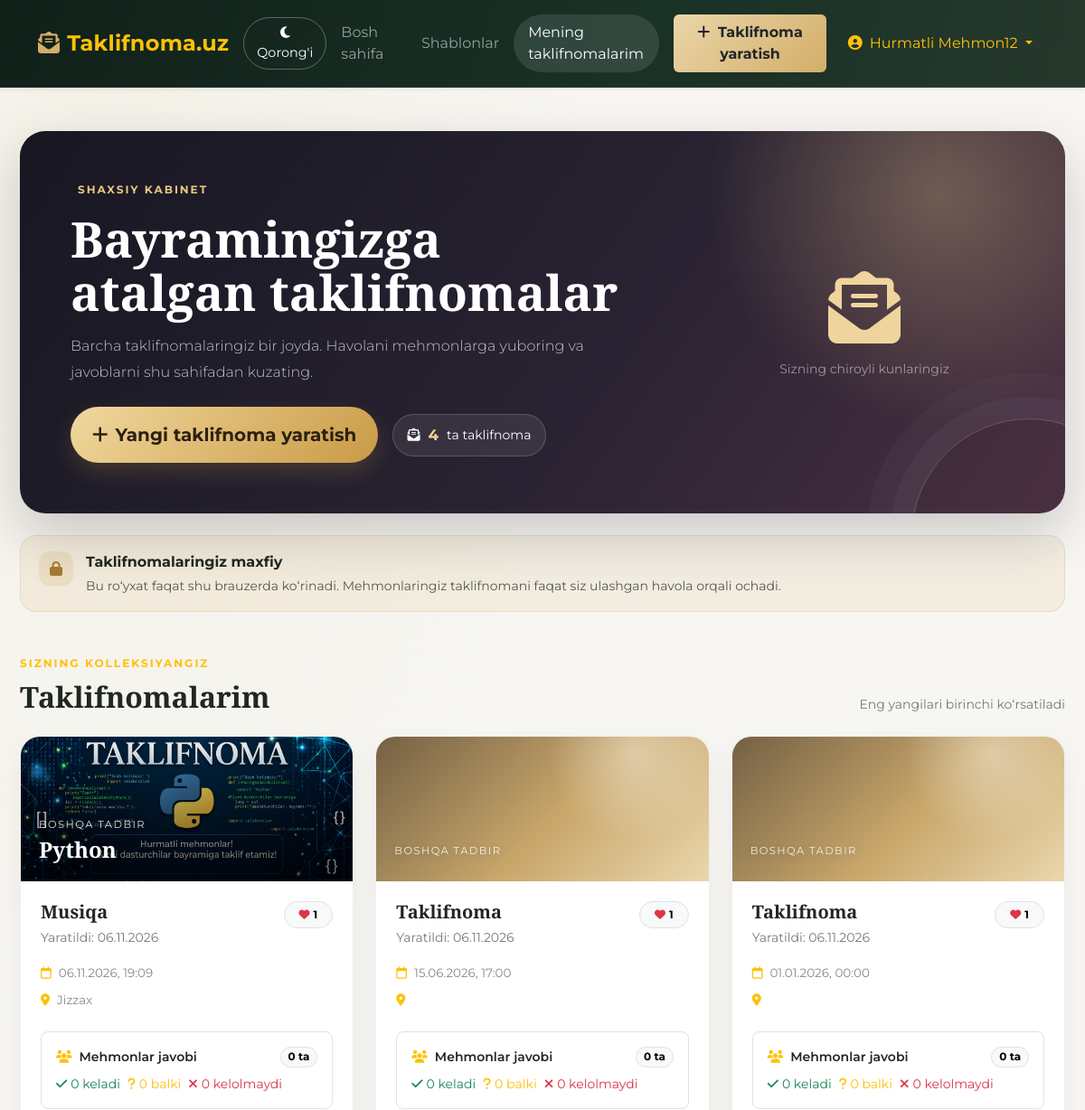
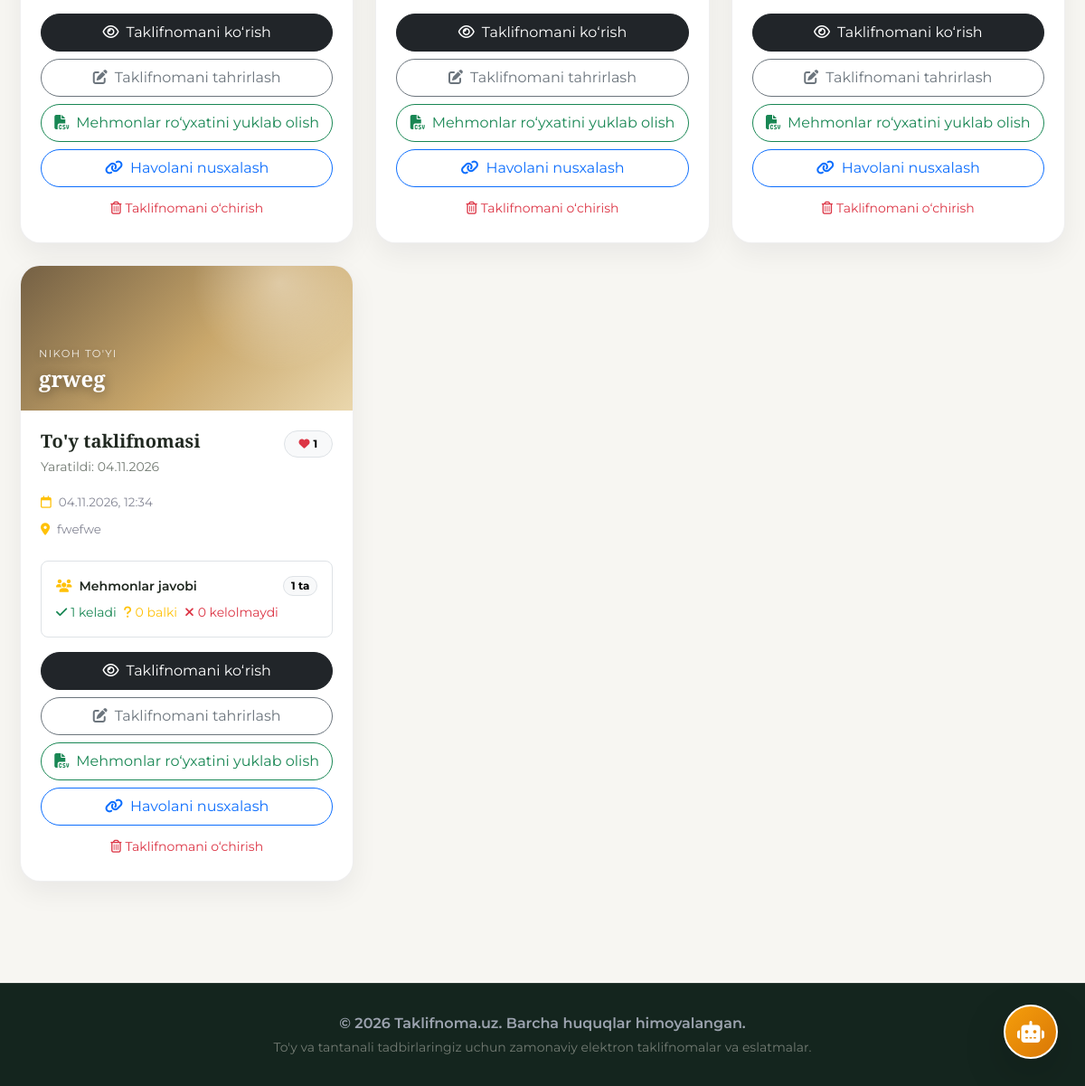
Screenshot of /my-invitations/ (signed in) with the database file from the repository (2 pictures, top to bottom).
### lamp/models.py (models this page shows, shortened)
class Invitation(models.Model):
    EVENT_TYPES = [
        ('wedding', "Nikoh to'yi"),
        ('engagement', "Fotiha to'yi"),
        ('sunnat', "Sunnat to'yi"),
        ('jubiley', "Jubiley / Tug'ilgan kun"),
        ('other', "Boshqa tadbir"),
    ]
    TEMPLATE_CHOICES = [
        ('paper', "Klassik Oqshom (Oq va Oltin)"),
        ('royal', "Qirollik Kechasi (To'q qora va Oltin)"),
        ('rose', "Nozik Atirgul (Pushti va Krem)"),
        ('video', "Video taklifnoma"),
    ]
    id = models.UUIDField(primary_key=True, default=uuid.uuid4, editable=False)
    user = models.ForeignKey('auth.User', on_delete=models.CASCADE, null=True, blank=True, related_name='invitations')
    owner_token = models.UUIDField(default=uuid.uuid4, editable=False, db_index=True)
    event_type = models.CharField(max_length=50, choices=EVENT_TYPES, default='wedding', verbose_name="Tadbir turi", db_index=True)
    template_style = models.CharField(max_length=20, choices=TEMPLATE_CHOICES, default='paper', verbose_name="Taklifnoma dizayni", db_index=True)
    title = models.CharField(max_length=200, default="To'y taklifnomasi", verbose_name="Taklifnoma sarlavhasi")
    hosts = models.CharField(max_length=250, verbose_name="Egasining ismlari (masalan: Anvar & Gulnora)")
    guest_name = models.TextField(blank=True, null=True, verbose_name="Mehmonlar ismi (ixtiyoriy)")
    event_datetime = models.DateTimeField(verbose_name="Tadbir vaqti va sanasi")
    venue_name = models.CharField(max_length=250, verbose_name="Restoran / Maskon nomi")
    venue_address = models.TextField(verbose_name="To'liq manzil")
    message = models.TextField(verbose_name="Taklifnoma matni / Tabrik", default="Sizni hayotimizdagi eng quvonchli kunda qadrli mehmonimiz bo'lishga taklif qilamiz!")
    cover_image = models.ImageField(upload_to='covers/', blank=True, null=True, verbose_name="Juftlik yoki tadbir rasmi (ixtiyoriy)")
    audio_file = models.FileField(upload_to='audio/', blank=True, null=True, verbose_name="Fon musiqasi (MP3 fayl yuklash)")
    video_file = models.FileField(upload_to='videos/', blank=True, null=True, verbose_name="Video fayl yuklash (MP4)")
    reminder_hours = models.PositiveIntegerField(default=24, verbose_name="Necha soat oldin eslatish (soatda)")
    likes_count = models.PositiveIntegerField(default=0, verbose_name="Yoqtirishlar soni")
    created_at = models.DateTimeField(auto_now_add=True, db_index=True)

### lamp/views.py (the view)
# urls.py: path('my-invitations/', views.my_invitations_view, name='my_invitations'),
@login_required(login_url='login')
def my_invitations_view(request):
    invitations = Invitation.objects.filter(user=request.user).annotate(
        rsvp_total_count=Count('rsvps'),
        rsvp_yes_count=Count('rsvps', filter=Q(rsvps__attendance='yes')),
        rsvp_maybe_count=Count('rsvps', filter=Q(rsvps__attendance='maybe')),
        rsvp_no_count=Count('rsvps', filter=Q(rsvps__attendance='no')),
    ).order_by('-created_at')
    return render(request, 'lamp/my_invitations.html', {
        'invitations': invitations,
    })

### templates/lamp/my_invitations.html (shortened to what this page needs)
{% extends 'base.html' %}
{% block content %}
<div class="container invitation-dashboard py-5">
    <section class="dashboard-hero mb-4">
        <div class="row align-items-center g-4 position-relative" style="z-index: 1;">
            <div class="col-lg-8">
                <div class="dashboard-kicker mb-3">Shaxsiy kabinet</div>
                <h1 class="fw-bold mb-3">Bayramingizga atalgan taklifnomalar</h1>
                <p class="lead mb-4">Barcha taklifnomalaringiz bir joyda. Havolani mehmonlarga yuboring va javoblarni shu sahifadan kuzating.</p>
                <div class="d-flex flex-wrap align-items-center gap-3">
                    <a href="{% url 'create_invitation' %}" class="btn btn-create btn-lg rounded-pill fw-bold px-4 py-3">
                        <i class="fa-solid fa-plus me-2"></i>Yangi taklifnoma yaratish
                    </a>
                    <span class="dashboard-count"><i class="fa-solid fa-envelope-open-text"></i><strong>{{ invitations|length }}</strong> ta taklifnoma</span>
                </div>
            </div>
            <div class="col-lg-4 d-none d-lg-flex justify-content-center">
                <div class="text-center" aria-hidden="true">
                    <div class="display-1 mb-2" style="color: #efd59d;"><i class="fa-solid fa-envelope-open-text"></i></div>
                    <div class="small text-white-50">Sizning chiroyli kunlaringiz</div>
                </div>
            </div>
        </div>
    </section>
    <div class="privacy-note mb-5">
        <div class="privacy-note-icon"><i class="fa-solid fa-lock"></i></div>
        <div>
            <div class="fw-bold mb-1">Taklifnomalaringiz maxfiy</div>
            <div class="small opacity-75">Bu ro‘yxat faqat shu brauzerda ko‘rinadi. Mehmonlaringiz taklifnomani faqat siz ulashgan havola orqali ochadi.</div>
        </div>
    </div>
    {% if invitations %}
    <div class="d-flex flex-column flex-sm-row justify-content-between align-items-sm-end gap-2 mb-4">
        <div>
            <div class="dashboard-kicker text-warning mb-2">Sizning kolleksiyangiz</div>
            <h2 class="playfair fw-bold mb-0">Taklifnomalarim</h2>
        </div>
        <span class="small text-muted">Eng yangilari birinchi ko‘rsatiladi</span>
    </div>
    <div class="row g-4">
        {% for invitation in invitations %}
        <div class="col-md-6 col-xl-4">
            <article class="card invitation-card h-100">
                <div class="invitation-cover {{ invitation.template_style }} {% if invitation.cover_image %}has-image{% endif %}" {% if invitation.cover_image %}style="background-image: linear-gradient(0deg, rgba(0,0,0,.62), rgba(0,0,0,.06)), url('{{ invitation.cover_image.url }}');"{% endif %}>
                    <div class="cover-decoration"></div>
                    <div class="cover-caption">
                        <small>{{ invitation.get_event_type_display }}</small>
                        <div class="h4 playfair fw-bold mb-0">{{ invitation.hosts }}</div>
                    </div>
                </div>
                <div class="card-body d-flex flex-column">
                    <div class="d-flex justify-content-between align-items-start gap-2 mb-3">
                        <div>
                            <h3 class="h5 fw-bold mb-1">{{ invitation.title }}</h3>
                            <span class="small text-muted">Yaratildi: {{ invitation.created_at|date:"d.m.Y" }}</span>
                        </div>
                        <span class="badge rounded-pill text-bg-light border px-3 py-2"><i class="fa-solid fa-heart text-danger me-1"></i>{{ invitation.likes_count }}</span>
                    </div>
                    <div class="invitation-meta mb-4">
                        <div class="mb-2"><i class="fa-regular fa-calendar me-2 text-warning"></i>{{ invitation.event_datetime|date:"d.m.Y, H:i" }}</div>
                        <div><i class="fa-solid fa-location-dot me-2 text-warning"></i>{{ invitation.venue_name }}</div>
                    </div>
                    <div class="rounded-3 border p-3 mb-3">
                        <div class="d-flex justify-content-between align-items-center mb-2">
                            <span class="fw-semibold small"><i class="fa-solid fa-users me-2 text-warning"></i>Mehmonlar javobi</span>
                            <span class="badge rounded-pill text-bg-light border">{{ invitation.rsvp_total_count }} ta</span>
                        </div>
                        <div class="d-flex flex-wrap gap-2 small">
                            <span class="text-success"><i class="fa-solid fa-check me-1"></i>{{ invitation.rsvp_yes_count }} keladi</span>
                            <span class="text-warning"><i class="fa-solid fa-question me-1"></i>{{ invitation.rsvp_maybe_count }} balki</span>
                            <span class="text-danger"><i class="fa-solid fa-xmark me-1"></i>{{ invitation.rsvp_no_count }} kelolmaydi</span>
                        </div>
                    </div>
                    <div class="mt-auto d-grid gap-2">
                        <a href="{% url 'invitation_detail' invitation.pk %}" class="btn btn-dark rounded-pill py-2 invitation-action">
                            <i class="fa-regular fa-eye me-2"></i>Taklifnomani ko‘rish
                        </a>
                        <a href="{% url 'edit_invitation' invitation.pk %}" class="btn btn-outline-secondary rounded-pill py-2 invitation-action">
                            <i class="fa-solid fa-pen-to-square me-2"></i>Taklifnomani tahrirlash
                        </a>
                        <a href="{% url 'export_invitation_rsvps' invitation.pk %}" class="btn btn-outline-success rounded-pill py-2 invitation-action">
                            <i class="fa-solid fa-file-csv me-2"></i>Mehmonlar ro‘yxatini yuklab olish
                        </a>
                        <button type="button" class="btn btn-outline-primary rounded-pill py-2 invitation-action copy-invitation-link"
                                data-invitation-url="{{ request.scheme }}://{{ request.get_host }}{% url 'invitation_detail' invitation.pk %}">
                            <i class="fa-solid fa-link me-2"></i>Havolani nusxalash
                        </button>
                        <form method="POST" action="{% url 'delete_invitation' invitation.pk %}" onsubmit="return confirm('Haqiqatan ham bu taklifnomani o\'chirib tashlamoqchimisiz?');">
                            <button type="submit" class="btn btn-link btn-sm text-danger text-decoration-none w-100">
                                <i class="fa-regular fa-trash-can me-1"></i>Taklifnomani o‘chirish
                            </button>
                        </form>
                    </div>
                </div>
            </article>
        </div>
        {% endfor %}
    </div>
    {% endif %}
</div>
{% endblock %}

### templates/base.html (shortened to what this page needs)
<!DOCTYPE html>
<html lang="uz" data-bs-theme="light">
<head>
    <link href="https://cdn.jsdelivr.net/npm/bootstrap@5.3.0/dist/css/bootstrap.min.css" rel="stylesheet">
    <link rel="stylesheet" href="https://cdnjs.cloudflare.com/ajax/libs/font-awesome/6.4.0/css/all.min.css">
</head>
<body>
    <nav class="navbar navbar-expand-lg navbar-dark shadow-sm py-3">
        <div class="container">
            <a class="navbar-brand text-warning fs-4" href="{% url 'home' %}">
                <i class="fa-solid fa-envelope-open-text me-2"></i>Taklifnoma.uz
            </a>
            <div class="d-flex align-items-center gap-3">
                <button class="theme-toggle-btn" onclick="toggleTheme()" id="themeToggleBtn" title="Rejimni o'zgartirish">
                    <i class="fa-solid fa-moon" id="themeIcon"></i> <span class="d-none d-sm-inline" id="themeText">Qorong'i</span>
                </button>
            </div>
            <div class="collapse navbar-collapse justify-content-end" id="navbarNav">
                <ul class="navbar-nav align-items-center mt-3 mt-lg-0">
                    <li class="nav-item">
                        <a class="nav-link px-3 {% if request.resolver_match.url_name == 'home' %}active{% endif %}" href="{% url 'home' %}">Bosh sahifa</a>
                    </li>
                    <li class="nav-item">
                        <a class="nav-link px-3 {% if request.resolver_match.url_name == 'templates_list' %}active{% endif %}" href="{% url 'templates_list' %}">Shablonlar</a>
                    </li>
                    <li class="nav-item">
                        <a class="nav-link px-3 {% if request.resolver_match.url_name == 'my_invitations' %}active{% endif %}" href="{% url 'my_invitations' %}">Mening taklifnomalarim</a>
                    </li>
                    <li class="nav-item ms-lg-3">
                        <a class="btn btn-warning text-dark fw-bold px-4 py-2 shadow-sm" href="{% url 'create_invitation' %}">
                            <i class="fa-solid fa-plus me-1"></i> Taklifnoma yaratish
                        </a>
                    </li>
                    {% if request.user.is_authenticated %}
                    <li class="nav-item dropdown ms-lg-2">
                        <a class="nav-link dropdown-toggle text-warning px-3" href="#" role="button" data-bs-toggle="dropdown">
                            <i class="fa-solid fa-user-circle me-1"></i> {{ request.user.first_name|default:request.user.username }}
                        </a>
                    </li>
                    {% else %}
                    <li class="nav-item ms-lg-2">
                        <a class="btn btn-outline-light px-3 py-2 rounded-pill" href="{% url 'login' %}">
                            <i class="fa-brands fa-google me-1"></i> Kirish
                        </a>
                    </li>
                    {% endif %}
                </ul>
            </div>
        </div>
    </nav>
    <main>
        {% block content %}{% endblock %}
    </main>
    <footer>
        <div class="container text-center">
            <p class="mb-1 fw-semibold">&copy; 2026 Taklifnoma.uz. Barcha huquqlar himoyalangan.</p>
            <p class="small text-muted mb-0">To'y va tantanali tadbirlaringiz uchun zamonaviy elektron taklifnomalar va eslatmalar.</p>
        </div>
    </footer>
    <div id="aiAssistantWidget" style="position: fixed; bottom: 30px; right: 30px; z-index: 1050;">
        <button id="aiToggleBtn" class="btn btn-warning rounded-circle shadow-lg d-flex align-items-center justify-content-center" style="width: 60px; height: 60px; background: linear-gradient(135deg, #f59e0b, #d97706); color: #fff; border: 2px solid #ffffff; font-size: 24px;" title="AI Taklifnoma Yordamchisi">
            <i class="fa-solid fa-robot"></i>
        </button>
    </div>
</body>
</html>

### templates/base.html (style rules this page uses)
:root { --bg-color: #f7f6f2; --text-color: #202820; --card-bg: #ffffff; --nav-bg: #14251e; --accent: #d3ae69; --surface-border: rgba(32, 40, 32, 0.1); --muted-color: #737b73; }
body { font-family: 'Montserrat', sans-serif; background: radial-gradient(ellipse at 10% 0%, rgba(211, 174, 105, 0.08), transparent 34rem), var(--bg-color); color: var(--text-color); transition: background-color 0.3s ease, color 0.3s ease; min-height: 100vh; display: flex; flex-direction: column; justify-content: space-between; }
main { flex: 1; }
h1, h2, h3, .playfair { font-family: 'Playfair Display', serif; }
.navbar { background: linear-gradient(110deg, #102019, #193126 58%, #26382c) !important; border-bottom: 1px solid rgba(255,255,255,0.08); transition: background 0.3s ease; }
.navbar-brand { font-weight: 700; letter-spacing: 0.2px; }
.navbar-brand i { color: var(--accent); }
.navbar .nav-link { border-radius: 999px; transition: color 0.2s ease, background-color 0.2s ease; }
.navbar .nav-link:hover, .navbar .nav-link.active { color: #fff !important; background: rgba(255,255,255,0.11); }
.navbar .btn-warning { background: linear-gradient(135deg, #ead5a9, #d3ae69); border: 0; }
.card { background-color: var(--card-bg) !important; color: var(--text-color) !important; transition: background-color 0.3s ease, color 0.3s ease, transform 0.25s ease, box-shadow 0.25s ease; }
footer { background-color: var(--nav-bg); color: #9ca3af; padding: 32px 0; margin-top: 64px; border-top: 1px solid rgba(255,255,255,0.08); }
.btn { transition: transform 0.2s ease, box-shadow 0.2s ease, background-color 0.2s ease; }
.text-muted { color: var(--muted-color) !important; }
.theme-toggle-btn { background: transparent; border: 1px solid rgba(255,255,255,0.3); color: #fff; border-radius: 50px; padding: 6px 14px; font-size: 0.9rem; cursor: pointer; transition: all 0.2s; }
#aiToggleBtn { animation: pulseGlow 2.2s infinite; }

### rows the page displays
Invitation: cover_image (picture), event_type "BOSHQA TADBIR", hosts "Python", title "Musiqa", created_at "06.11.2026", likes_count "1", event_datetime "06.11.2026, 19:09", venue_name "Jizzax", rsvp_total_count "0", rsvp_yes_count "0", rsvp_maybe_count "0", rsvp_no_count "0"
Invitation: event_type "BOSHQA TADBIR", title "Taklifnoma", created_at "06.11.2026", likes_count "1", event_datetime "15.06.2026, 17:00", rsvp_total_count "0", rsvp_yes_count "0", rsvp_maybe_count "0", rsvp_no_count "0"
Invitation: event_type "BOSHQA TADBIR", title "Taklifnoma", created_at "06.11.2026", likes_count "1", event_datetime "01.01.2026, 00:00", rsvp_total_count "0", rsvp_yes_count "0", rsvp_maybe_count "0", rsvp_no_count "0"
Invitation: event_type "NIKOH TO'YI", hosts "grweg", title "To'y taklifnomasi", created_at "04.11.2026", likes_count "1", event_datetime "04.11.2026, 12:34", venue_name "fwefwe", rsvp_total_count "1", rsvp_yes_count "1", rsvp_maybe_count "0", rsvp_no_count "0"

### other values shown
{{ request.user.first_name|default:request.user.username }} "Hurmatli Mehmon12"
{{ invitations|length }} "4"
